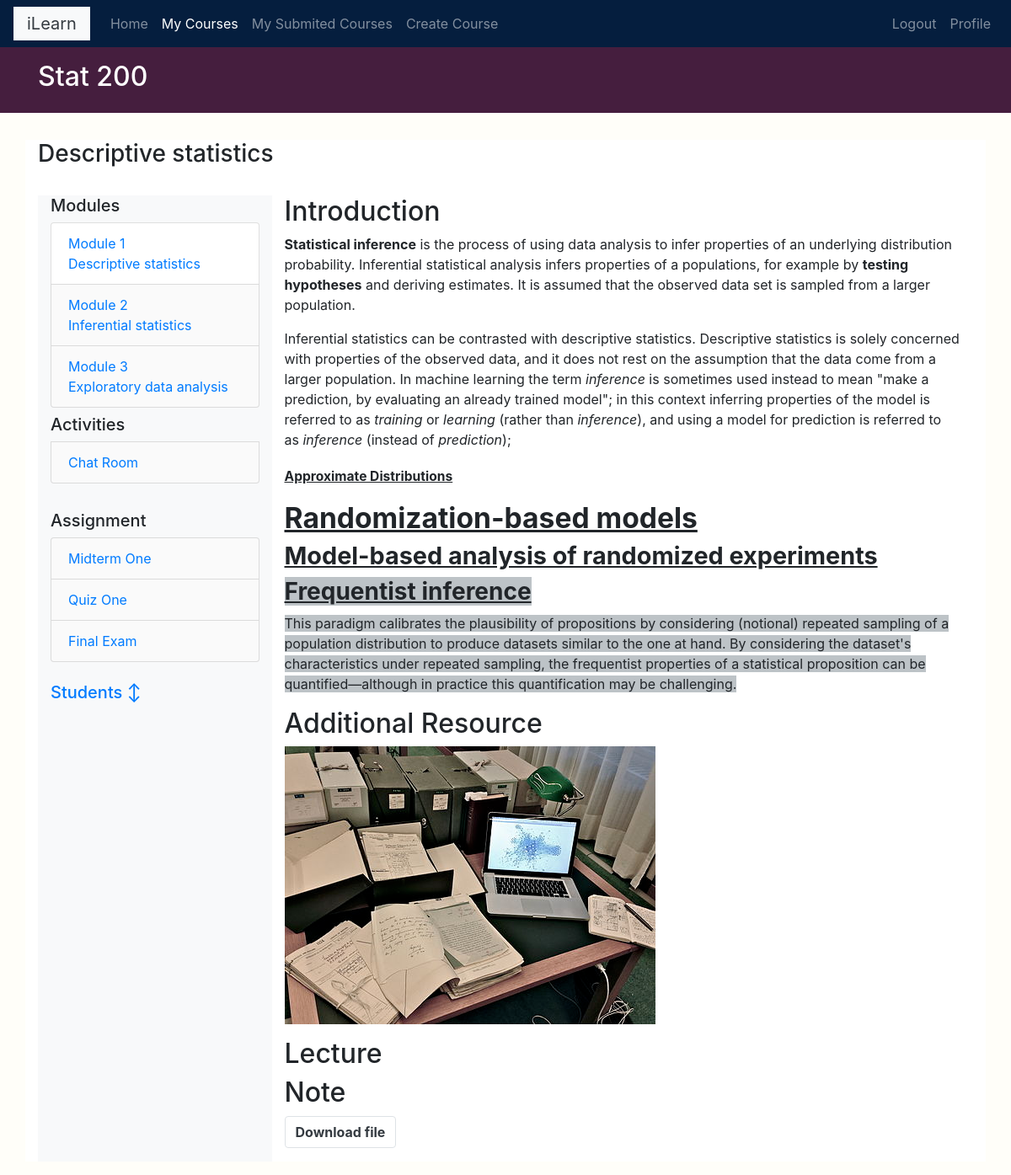
The page /students/course/3/ (signed in) on the database its author committed.
### courses/models.py (models this page shows, shortened)
class Course(models.Model):
    instructor = models.ForeignKey('Instructor', related_name='courses_created', on_delete=models.CASCADE)
    subject  = models.ForeignKey(Subject, related_name='courses', on_delete=models.CASCADE)
    title = models.CharField(max_length=200)
    overview = models.TextField(max_length=200)
    slug = models.SlugField(max_length=200,unique=True)
    created = models.DateTimeField(auto_now_add=True)
    enrollments = models.ManyToManyField(Student,through='Enrollment')
    feature = models.BooleanField(default=False,null=True)
    photo = models.ImageField(upload_to='courses/%Y/%m/%d/',default='courses/course_icon.png',
                              blank=False)
    class Meta:
        ordering = ['-created']

class Module(models.Model):
    course = models.ForeignKey(Course,related_name='modules',on_delete=models.CASCADE)
    title = models.CharField(max_length=200)
    description = models.TextField(blank=True)
    order = OrderField(blank=True, for_fields=['course'])
    class Meta:
        ordering = ['order']

class Content(models.Model):
    module = models.ForeignKey(Module,related_name='contents',on_delete=models.CASCADE)
    content_type = models.ForeignKey(ContentType,on_delete=models.CASCADE,limit_choices_to={
    "model__in":(
    'text',
    'video',
    'image',
    'file'
    )
    })
    object_id = models.PositiveIntegerField()
    item = GenericForeignKey('content_type','object_id')
    order = OrderField(blank=True, for_fields=['module'])
    class Meta:
        ordering = ['order']

class ItemBase(models.Model):
    instructor = models.ForeignKey('Instructor',on_delete=models.CASCADE,related_name="%(class)s_related")
    title = models.CharField(max_length=250)
    created  = models.DateTimeField(auto_now_add=True)
    updated = models.DateTimeField(auto_now=True)
    class Meta:
        abstract = True
    def render(self):
        return render_to_string(f"courses/content/{self._meta.model_name}.html",{'item':self})
    pass

class Text(ItemBase):
    content = RichTextField(blank=True,null=True)
    pass

class Image(ItemBase):
    file = models.FileField(upload_to='images')
    pass

class Video(ItemBase):
    url = models.URLField()
    pass

class File(ItemBase):
    file = models.FileField(upload_to='files')
    pass

### assignments/models.py (models this page shows, shortened)
class Assignment(models.Model):
    title = models.CharField(max_length=200)
    overview = models.TextField(max_length=200)
    slug = models.SlugField(max_length=200,unique=True)
    created = models.DateTimeField(auto_now_add=True)
    weight = models.DecimalField(max_digits=5, decimal_places=3)
    course = models.ForeignKey(Course,related_name='assignments', on_delete=models.CASCADE)
    opens = models.DateTimeField(blank=True,null=True,help_text='YYYY-MM-DD HH:MM:SS')
    closes = models.DateTimeField(blank=True,null=True,help_text='YYYY-MM-DD HH:MM:SS')
    time_limit = models.DurationField(default=datetime.timedelta(days=0,hours=1, minutes=0),help_text='hh:mm:ss')
    attempts = models.ManyToManyField(
        Enrollment,
        through='Attempt'
    )

### students/views.py (the view)
class StudentCourseDetailView(StudentCourseDetailMixin, DetailView):
    model = Course
    template_name = 'students/course/detail.html'
    def get_context_data(self,**kwargs):
        context = super().get_context_data(**kwargs)
        course = self.get_object()
        context['page'] = 'module'
        if 'module_id' in self.kwargs:
            context['module'] = course.modules.get(id=self.kwargs['module_id'])
        else:
            modules = course.modules.all()
            if modules:
                context['module'] = course.modules.all()[0]
            else:
                context['module'] = []
        return context

### courses/templatetags/course.py (called while the page is built)
@register.filter
def is_instructor(obj):
    try:
        if obj.is_superuser or obj.instructor:
            return True
        else:
            return False
    except:
        return None

@register.filter
def get_name(obj):
    return obj.get_full_name() or obj.username

### students/views.py (called while the page is built)
    def dispatch(self,request,pk=None,assignment_id=None,*args,**kwargs):
        if not request.user.is_authenticated:
            return super().dispatch(request,pk,assignment_id,*args,**kwargs)
        student = Student.objects.filter(user=request.user)
        if student:
            self.student = student[0]
        if pk:
            self.enrollment = get_object_or_404(Enrollment,student=self.student,course=Course.objects.get(pk=pk))
        return super().dispatch(request,pk,assignment_id,*args,**kwargs)

    def get_queryset(self):
        qs = super().get_queryset()
        student = self.student
        return qs.filter(course_enrollements__student__in=[student])

### students/templates/students/course/detail.html (shortened to what this page needs)
{% extends "base.html" %}
{% load course %}
{% block page_title %}
  <h2>{{ object.title }}</h2>
{% endblock %}
{% block content %}
  <h3>{{ module.title }}</h3>
  <br>
  <div class="container">
    <div class="row">
      <div class="bg-light col-xs-12 col-md-3 contents">
        <h5>Modules</h5>
        <ul class="modules list-group">
          {% for m in object.modules.all %}
            <li data-id={{ m.id }} class="{% if m == module %}selected{% endif %} list-group-item">
              <a href="{% url "students:student_course_detail_module" object.id m.id %}">
                <span>
                  Module <span class="order">{{ m.order|add:1}}</span>
                  <br>
                  {{ m.title }}
                </span>
              </a>
            </li>
          {% empty %}
            <li>No modules yet.</li>
          {% endfor %}
        </ul>
        <div class="my-2">
          <h5>Activities</h5>
          <li class="list-group-item">
            <a href='{% url "chat:course_chat_room" object.id %}'>
              <span>
                Chat Room
              </span>
            </a>
          </li>
        </div>
        <br>
        <h5>Assignment</h5>
        <ul class="modules list-group">
          {% for asn in object.assignments.all %}
            <li data-id={{ asn.id }} class="{% if asn == assignment %}selected{% endif %} list-group-item">
              <a href="{% url "students:student_course_a_assignment_detail" object.id asn.id %}">
                <span>
                  {{ asn.title }}
                </span>
              </a>
            </li>
          {% empty %}
            <li>No Assignment yet.</li>
          {% endfor %}
        </ul>
        <br>
        <a class="mt-1" data-toggle="collapse" href="#collapseStudent" role="button" aria-expanded="false" aria-controls="collapseStudent">
          <h5>
            Students
            <span>&#8597;</span>
          </h5>
        </a>
      </div>
      <div class="col-xs-12 col-md-9 module">
        {% if page == 'assignment' %}
            {% if assignment %}
              <h4>{{ assignment.title }}</h4>
              <div class="">
                <div class="px-2">
                  <h6>Overview</h6>
                  <p class="px-2">
                    {{ assignment.overview }}
                  </p>
                </div>
                <div class="row">
                    <div class="col-sm-12">
                      <h6>Opens:
                        <span class="assignement_date_span">
                        {% if assignment.opens %}
                          {{assingment.opens}}
                        {% else %}
                          N/A
                        {% endif%}
                        </span>
                          to
                        <span class="assignement_date_span">
                        {% if assignment.closes %}
                          {{assingment.closes}}
                        {% else %}
                          N/A
                        {% endif%}
                        </span>
                      </h6>
                    </div>
                    <h6 class="col-sm-6 text-left">
                      <p>Duration:&nbsp;&nbsp;{{assignment.time_limit}}s</p>
                    </h6>
                    <h6 class="col-sm-6 text-right">
                      <p>Weight:&nbsp;&nbsp;{{assignment.weight}}%</p>
                    </h6>
                    <h6 class="col-sm-12 text-right">
                      <p>Total:&nbsp;&nbsp;&nbsp;{% if attempted_highest %}{{attempted_highest.get_grade.total }}{% endif %}/{{assignment.get_total}}</p>
                    </h6>
                    <div class="col-sm-12 text-center d-flex justify-content-end">
                      {% if assignment.get_total > 0 %}
                        {% if attempted %}
                            <div class="dropdown mx-1">
                              <a class="btn bg-btn-theme-one dropdown-toggle" href="#" role="button" id="dropdownAttemptLink" data-toggle="dropdown" aria-expanded="false">
                                Review Attempt
                              </a>
                              <div class="dropdown-menu" aria-labelledby="dropdownAttemptLink">
                                {% for attempt in attempted %}
                                    <a class="dropdown-item" href="{% url 'courses:assignments:test_review_page' object.pk  assignment.pk attempt.pk %}"><b>{{attempt}}</b> {{attempt.get_grade.total}}/{{assignment.get_total}}</a>
                                {% endfor %}
                              </div>
                            </div>
                        {% endif %}
                        <div class="mx-1">
                          <a class="btn bg-btn-theme-two" href="{% url 'courses:assignments:test_page' object.pk  assignment.pk %}">Start Assignment</a>
                        </div>
                      {% else %}
                        <p class='text-info'>This Assignment Have no Content</p>
                      {% endif %}
                    </div>
                </div>
              </div>
            {% else %}
              <p class="no-contents-text text-info">No Assignments yet.</p>
            {% endif %}
        {% elif page == 'module' %}
            {% for content in module.contents.all %}
              {% with item=content.item %}
                <h2>{{ item.title }}</h2>
                {{ item.render }}
              {% endwith %}
            {% empty %}
              <p class="no-contents-text text-info">No content in {{module.title}} yet.</p>
            {% endfor %}
        {% endif %}
      </div>
    </div>
  </div>
{% endblock %}

### courses/templates/courses/content/text.html
{{ item.content|safe|linebreaks }}

### courses/templates/courses/content/image.html
<p>
  <img src="{{ item.file.url }}" alt="{{ item.title }}" />
</p>

### courses/templates/courses/content/file.html
<p>
  <a href="{{ item.file.url}}" class="btn text-dark border">Download file</a>
</p>

### courses/static/css/base.css (style rules this page uses)
body { background-color:#fffef9; }
.list-group-item:not(.selected) { background-color: rgb(250,250,250); }
p:empty { display:none; }
.btn { font-weight: bolder; color:white; }

### rows shown on the page
Course: title "Stat 200"
Module: title "Descriptive statistics", order|add "1"
Module: order|add "2", title "Inferential statistics"
Module: order|add "3", title "Exploratory data analysis"
Assignment: title "Midterm One"
Assignment: title "Quiz One"
Assignment: title "Final Exam"
Content: item "Introduction", item.content "Statistical inference is the process of using data analysis to infer properties of an underlying distribution probability. Inferential statistical analysis infers properties of a populations, for example by testing hypotheses and deriving estimates. It is assumed that the observed data set is sampled from a larger population. Inferential statistics can be contrasted with descriptive statistics. Descriptive statistics is solely concerned with properties of the observed data, and it does not rest on the assumption that the data come from a larger population. In machine learning the term inference is sometimes used instead to mean \"make a prediction, by evaluating an already trained model\"; in…"
Content: item "Additional Resource", item.file (picture)
Content: item "Lecture"
Content: item "Note"
